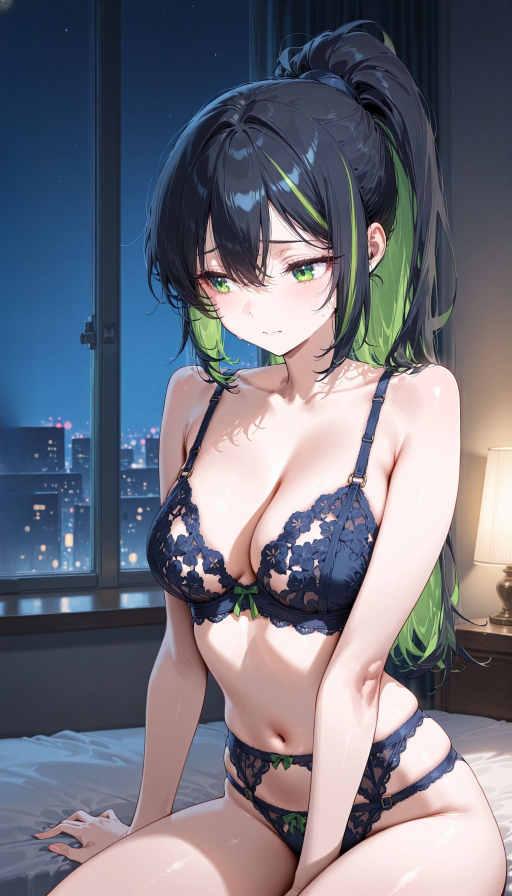
#> input picture illustrations/00000-1477603885_cleanup.jpg, 1536 x 2688 px (shown at 1/3 size); its folder holds only this picture in this run
$ python update_gallery.py illustrations/00000-1477603885_cleanup.jpg
#> lines starting #> are read from the running program, lines starting #| are printed output that depends on the picture
import os
import json
import datetime
import time
import subprocess
import re
import requests
import base64
from io import BytesIO
from dotenv import load_dotenv
from PIL import Image, ImageFilter

# .envファイルからAPIキーを読み込む
load_dotenv()

# --- 設定の読み込み ---
CONFIG_FILE = "config.json"
def load_config():
    if os.path.exists(CONFIG_FILE):
        with open(CONFIG_FILE, 'r', encoding='utf-8') as f:
            return json.load(f)
    return {"USE_LOCAL_AI": True}

config = load_config()
USE_LOCAL_AI = config.get("USE_LOCAL_AI", True)
# ------------------

# Ollama (Local AI) の設定
OLLAMA_API_URL = "http://localhost:11434/api/generate"
OLLAMA_MODEL = "gemma4:latest"

# Gemini (Cloud AI) の設定
from google import genai
GEMINI_API_KEY = os.getenv("GEMINI_API_KEY")
if GEMINI_API_KEY:
    gemini_client = genai.Client(api_key=GEMINI_API_KEY)
else:
    gemini_client = None
GEMINI_MODELS = ["gemini-2.0-flash-exp", "gemini-1.5-flash"]

# 正解リスト
VALID_VOCABULARY = {
    "Hair Color": ["Pink Hair", "Blue Hair", "Blonde Hair", "White Hair", "Black Hair", "Silver Hair", "Brown Hair"],
    "Hair Style": ["Twin Tails", "Wavy Hair", "Straight Hair", "Pony Tail", "Short Hair", "Long Hair", "Medium Hair"],
    "Clothing": ["School Uniform", "Dress", "Lingerie", "Swimsuit", "Casual", "Gothic"],
    "Identity": ["Airi", "Original"]
}

# [38 lines left out: function sanitize_tags, not called in this run]

def apply_watermark(image_path, logo_path="watermark_logo.png"):
    if not os.path.exists(logo_path):
        print(f"    [警告] ロゴファイルが見つかりません: {logo_path}")
        return False
    try:
        with Image.open(image_path) as temp_img:
            img = temp_img.copy()
        img = img.convert("RGBA")
        with Image.open(logo_path) as temp_logo:
            logo = temp_logo.copy()
        logo = logo.convert("RGBA")
        target_width = int(img.size[0] * 0.25)
        logo = logo.resize((target_width, int(target_width * (logo.size[1]/logo.size[0]))), Image.Resampling.LANCZOS)
        shadow = Image.new("RGBA", logo.size, (0, 0, 0, 255))
        shadow.putalpha(logo.getchannel("A"))
        shadow = shadow.filter(ImageFilter.GaussianBlur(radius=4))
        combined_logo = Image.new("RGBA", logo.size, (0, 0, 0, 0))
        combined_logo.paste(shadow, (2, 2), shadow)
        combined_logo.paste(logo, (0, 0), logo)
        c_alpha = combined_logo.getchannel('A')
        c_alpha = c_alpha.point(lambda p: p * 0.85)
        combined_logo.putalpha(c_alpha)
        img.paste(combined_logo, (img.size[0]-combined_logo.size[0]-50, img.size[1]-combined_logo.size[1]-50), combined_logo)
        if image_path.lower().endswith(('.jpg', '.jpeg')):
            img.convert("RGB").save(image_path, quality=95, subsampling=0)
        else:
            img.save(image_path)
        print(f"    [成功] ロゴ(視認性強化)を貼り付けました: {os.path.basename(image_path)}")
        return True
    except Exception as e:
        print(f"    [エラー] ロゴ入れに失敗しました ({os.path.basename(image_path)}): {e}")
        return False

def get_tags_with_retry(image_path):
    """選択されたエンジン（ローカル or クラウド）を使用してタグを生成する"""
    if USE_LOCAL_AI:
        return get_tags_ollama(image_path)
    else:
        return get_tags_gemini(image_path)

def get_tags_ollama(image_path):
    """ローカルの Ollama vision model を使用"""
    try:
        print(f"    -> ローカルAI ({OLLAMA_MODEL}) で分析中...")
        with Image.open(image_path) as img:
            img = img.convert("RGB")
            img.thumbnail((1024, 1024), Image.Resampling.LANCZOS)
            buffered = BytesIO()
            img.save(buffered, format="JPEG")
            img_str = base64.b64encode(buffered.getvalue()).decode('utf-8')

        prompt = """
        Analyze image. Choose exactly one from each list.
        Use exact English tag strings only. Do not translate or invent tags.

        Hair Color: Pink Hair, Blue Hair, Blonde Hair, White Hair, Black Hair, Silver Hair, Brown Hair
        Hair Style: Twin Tails, Wavy Hair, Straight Hair, Pony Tail, Short Hair, Long Hair, Medium Hair
        Clothing: School Uniform, Dress, Lingerie, Swimsuit, Casual, Gothic
        Identity: Airi, Original

        Choose Airi only when the character strongly matches pink hair, wavy/medium hair,
        yellow eyes, angel halo, or angel wings. Otherwise choose Original.

        Output exactly:
        TAGS: [Hair Color tag, Hair Style tag, Clothing tag, Identity tag]
        A: short Japanese text, 15 chars max, no hashtag/emoji/name
        B: short Japanese text, 15 chars max, no hashtag/emoji/name
        C: short Japanese text, 15 chars max, no hashtag/emoji/name
        """

        payload = {"model": OLLAMA_MODEL, "prompt": prompt, "images": [img_str], "stream": False, "options": {"temperature": 0.0}}
        response = requests.post(OLLAMA_API_URL, json=payload, timeout=180)
        if response.status_code == 200:
            raw_text = response.json().get('response', '').strip()
            return parse_ai_response(raw_text)
        return None
    except Exception as e:
        print(f"    [警告] ローカルAI処理中にエラーが発生しました: {e}")
        return None

# [62 lines left out: functions get_tags_gemini, parse_ai_response, not called in this run]


def update_gallery(only_watermark=False, only_tags=False):
#> called with only_watermark = False, only_tags = False
    image_dir, output_file, cache_file = 'illustrations', 'data.js', 'tags_cache.json'

    # 時間帯用サブフォルダの自動生成
    subdirs = ['Morning', 'Noon', 'Night', 'Midnight']
    for d in subdirs:
        os.makedirs(os.path.join(image_dir, d), exist_ok=True)

    # 現在のモードを大きく表示
    mode_text = "【ローカルAI (Ollama)】" if USE_LOCAL_AI else "【クラウドAI (Gemini)】"
    print("=" * 40)
    print(f"  AIエンジン: {mode_text} (WatermarkOnly: {only_watermark}, TagsOnly: {only_tags})")
    print("=" * 40)

    if os.path.exists(cache_file):
        with open(cache_file, 'r', encoding='utf-8') as f:
            tags_cache = json.load(f)
    else:
        tags_cache = {}

    # サブフォルダ含め再帰的に画像を取得し、相対パス（例: Morning/001.png）をキーとする
    filenames = []
    for root, dirs, files in os.walk(image_dir):
        for f in files:
            if f.lower().endswith(('.png', '.jpg', '.jpeg', '.webp')):
                rel_path = os.path.relpath(os.path.join(root, f), image_dir).replace('\\', '/')
                filenames.append(rel_path)
    filenames = sorted(filenames)

    artworks = []
    needs_processing = []

    for filename in filenames:
        path = os.path.join(image_dir, filename)
        basename = os.path.basename(filename)

        # フォルダ名から時間帯を判定
        time_zone = "未指定"
        if "Morning/" in filename: time_zone = "朝"
        elif "Noon/" in filename: time_zone = "昼"
        elif "Night/" in filename: time_zone = "夜"
        elif "Midnight/" in filename: time_zone = "深夜"

        # キャッシュから情報を取得 (古い形式への互換性も考慮)
        cache_data = tags_cache.get(filename)
        if isinstance(cache_data, list):
            tags = cache_data
            is_watermarked = False
        elif isinstance(cache_data, dict):
            tags = cache_data.get('tags', [])
            is_watermarked = cache_data.get('watermarked', False)
        else:
            tags = []
            is_watermarked = False

        mtime = os.path.getmtime(path)
        artworks.append({
            'filename': filename, 'title': os.path.splitext(basename)[0],
            'date': datetime.datetime.fromtimestamp(mtime).strftime('%Y.%m.%d'),
            'tags': tags, 'timestamp': mtime,
            'time_zone': time_zone
        })

        # 処理が必要かどうかの判定 (パラメータによる制御)
        needs_logo = not is_watermarked
        needs_tags = not tags

        if only_watermark:
            needs_tags = False
        elif only_tags:
            needs_logo = False

        if needs_logo or needs_tags:
            needs_processing.append({
                'filename': filename,
                'watermarked': is_watermarked,
                'has_tags': bool(tags),
                'needs_logo': needs_logo,
                'needs_tags': needs_tags
            })

    # [11 lines left out: functions save, deploy, not called in this run]

    if needs_processing:
        print(f"\nローカルで更新を開始 (残り {len(needs_processing)} 枚)...")
        processed_count = 0
        for item in needs_processing[:30]:
            filename = item['filename']
            path = os.path.join(image_dir, filename)
            has_changed = False

            # 1. ロゴ入れ
            if item['needs_logo']:
                if apply_watermark(path):
                    if filename not in tags_cache or isinstance(tags_cache[filename], list):
                        tags_cache[filename] = {'tags': tags_cache.get(filename, []), 'watermarked': True}
                    else:
                        tags_cache[filename]['watermarked'] = True
                    has_changed = True

            # 2. タグ付け
            target_art = None
            if item['needs_tags']:
                result = get_tags_with_retry(path)
#> in get_tags_ollama, img is the input picture: PIL image 1536x2688 RGB; mean R, G, B 113.2, 114.2, 126.4
#> in get_tags_ollama, `img.thumbnail((1024, 1024), Image.Resampling.LANCZOS)`:
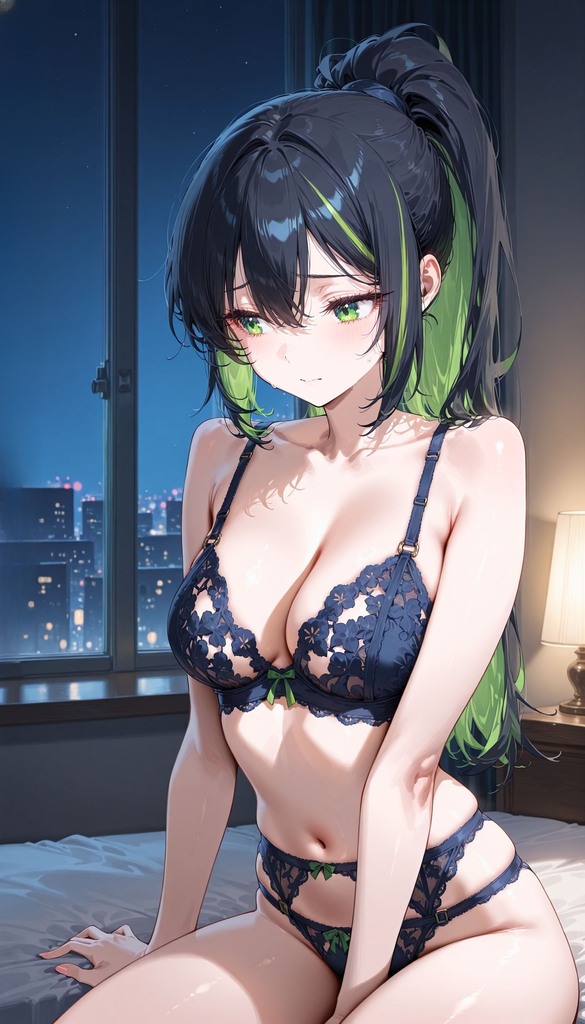
#> img: PIL image 585x1024 RGB; mean R, G, B 113.1, 114.2, 126.4
                if result and isinstance(result, dict):
                    new_tags = result['tags']
                    new_captions = result['captions']

                    if filename not in tags_cache or isinstance(tags_cache[filename], list):
                        tags_cache[filename] = {'tags': new_tags, 'captions': new_captions, 'watermarked': True}
                    else:
                        tags_cache[filename]['tags'] = new_tags
                        tags_cache[filename]['captions'] = new_captions
                        tags_cache[filename]['watermarked'] = True

                    for art in artworks:
                        if art['filename'] == filename:
                            art['tags'] = new_tags
                            art['captions'] = new_captions
                            target_art = art
                    has_changed = True

            # 変更があればキャッシュとデータを保存
            if has_changed:
                with open(cache_file, 'w', encoding='utf-8') as f:
                    json.dump(tags_cache, f, ensure_ascii=False, indent=4)
                save()
                processed_count += 1

            time.sleep(1)

        if processed_count > 0:
            deploy("Update gallery data and captions")
            print(f"\n[完了] {processed_count} 枚の更新をサイトに送信しました。反映まで数分お待ちください。")
        return True
    return False

if __name__ == '__main__':
    import datetime
    # ギャラリー更新の前にアセット同期とNote RSS取得を実行
    try:
        print("[Assets] Lit.Link/Note の同期を開始します...")
        import subprocess
        subprocess.run(['python', 'download_assets.py'], check=True)
    except Exception as e:
        print(f"[Assets] 同期処理中にエラーが発生しました: {e}")
    import sys
    only_watermark = "--only-watermark" in sys.argv
    only_tags = "--only-tags" in sys.argv
#> (the run stopped early here; a loop or call above may not have finished)
